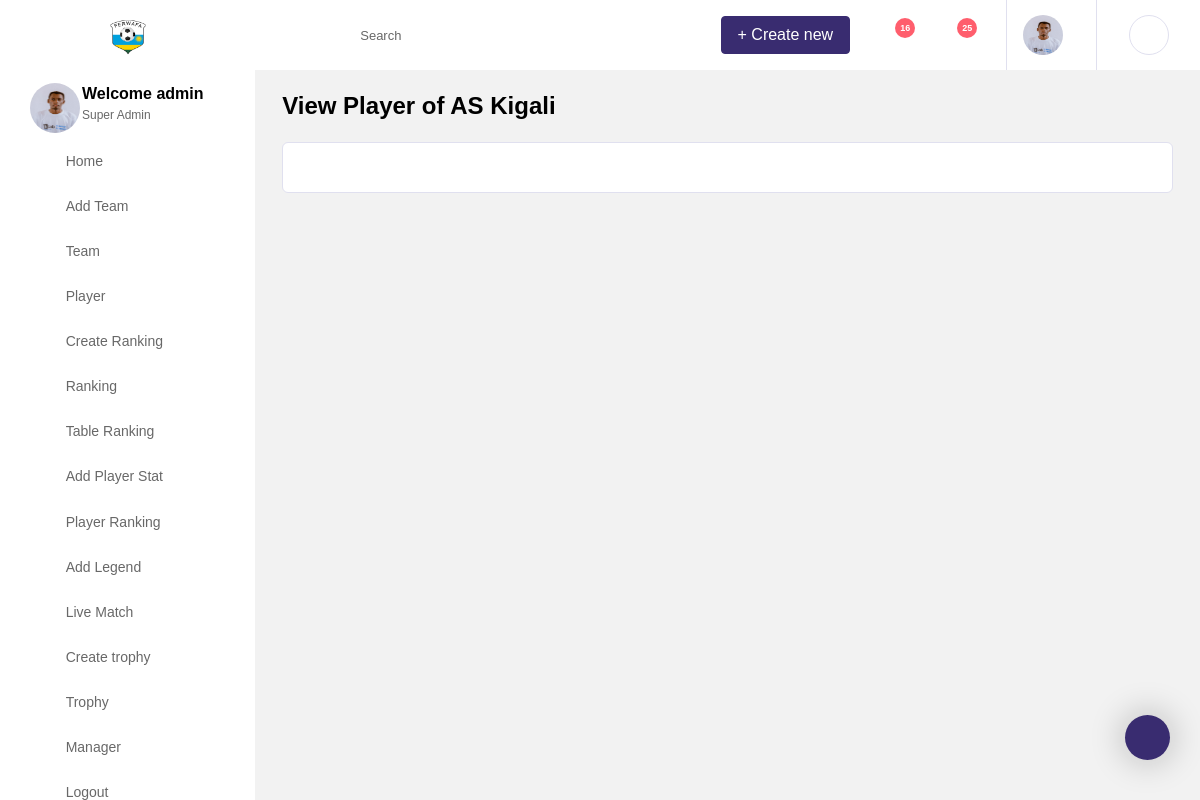
The app's page /dashboard/team_detail/4/view_player/ (signed in), older data.
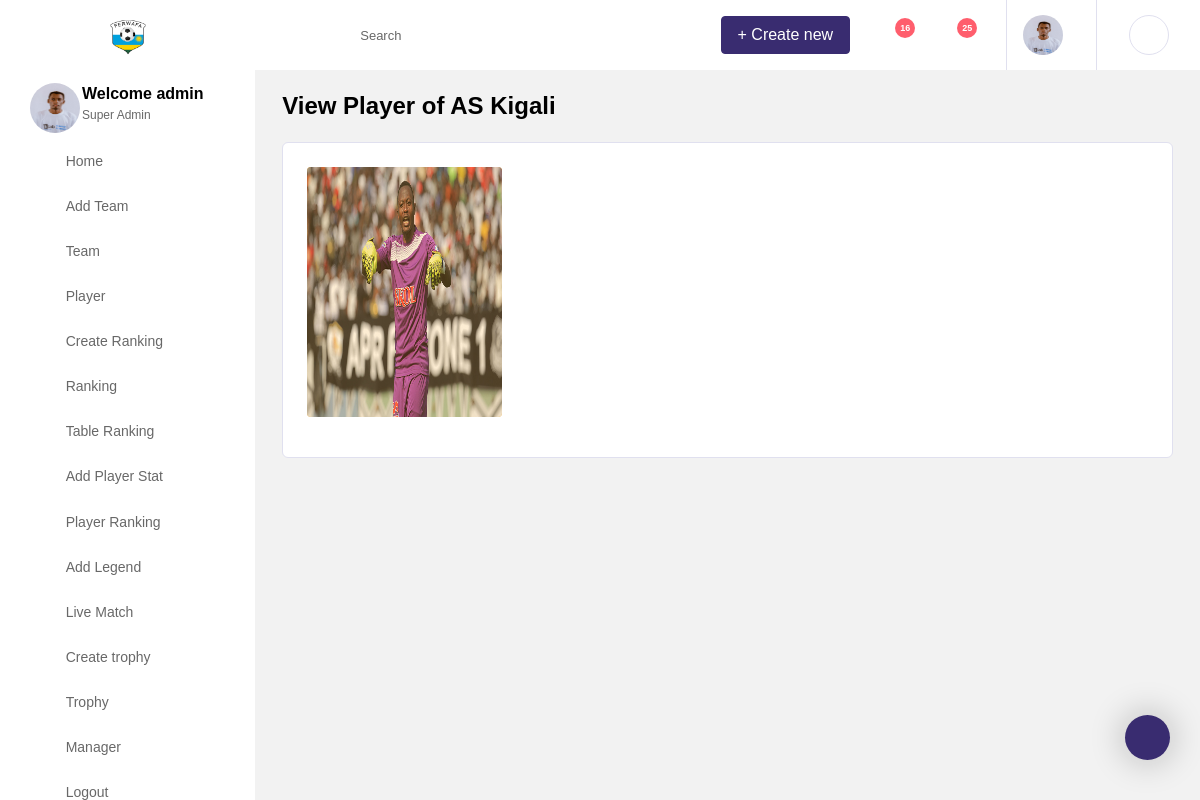
The same page, newer data.
### team/models.py (models this page shows, shortened)
class Player(models.Model):
    position = [
        ('striker', 'striker'),
        ('goalkeeper', 'goalkeeper'),
        ('left_winger', 'left_winger'),
        ('right_winger', 'right_winger'),
        ('fullback', 'fullback'),
        ('left-fullback', 'left-fullback'),
        ('right-fullback', 'right-fullback'),
        ('wingback', 'wingback'),
        ('left-wingback', 'left-wingback'),
        ('right-wingback', 'right-wingback'),
        ('centre_back', 'centre_back'),
        ('attacking_midfielder', 'attacking_midfielder'),
        ('defensive_midfielder', 'defensive_midfielder'),
        ('centre_midfielder', 'centre_midfielder'),
    ]
    player_name = models.CharField(max_length=100)
    player_number = models.PositiveIntegerField()
    player_position = models.CharField(max_length=200, choices=position)
    player_image = models.ImageField(upload_to='images/')
    class Meta:
        verbose_name_plural = "Player"
        ordering = ['-id']

### team/views.py (the view)
# urls.py: path('team_detail/<int:id>/view_player/', view_player, name='view_player'),
@login_required
def view_player(request, id):
    user = request.user
    user_profile = User_profile.objects.get(user=user)
    team = get_object_or_404(Team, id=id)
    player = team.player.all()
    context = {
        'user': user,
        'profile': user_profile,
        'team': team,
        'player': player,
    }
    return render(request, 'dashboard_home/view_player.html', context)

### team/templates/dashboard_home/view_player.html (shortened to what this page needs)
{% extends 'dashboard/base.html' %}
{% load static %}
{% load crispy_forms_tags %}
{% block content %}
        <div class="main-panel">
        <div class="content-wrapper">
          <div class="page-header">
            <h3 class="page-title">
              View Player of {{ team.team_name }}
            </h3>
          </div>
            <div class="row">
                <div class="col-12">
                    <div class="card">
                    <div class="card-body">
                        <div class="row">
                        <div class="col-12">
                            <div class="row portfolio-grid">
                                {% for player in player %}
                            <div class="col-xl-3 col-lg-3 col-md-3 col-sm-6 col-12">
                                <figure class="effect-text-in">
                                <img src="{{ player.player_image.url }}" alt="image" style="width: 350px; height: 250px;" onclick="location.href='{% url 'team_detail' team.id %}'"/>
                                <figcaption>
                                </figcaption>
                                </figure>
                            </div>
                                {% endfor %}
                            </div>
                        </div>
                        </div>
                    </div>
                    </div>
                </div>
            </div>
        </div>
      </div>
{% endblock %}

Row changes from the older to the newer data that the page shows:
added Player: player_image (picture)
